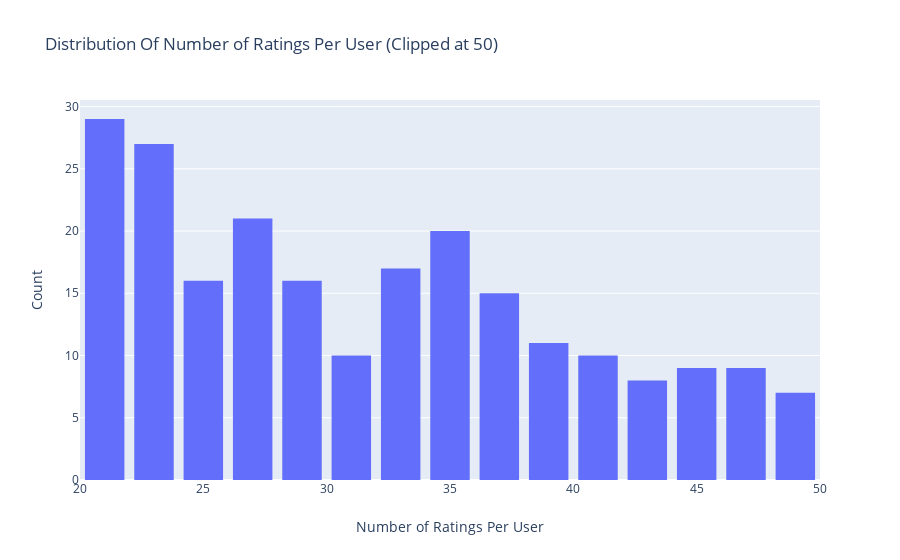

The notebook cell this image was saved under:
### Markdown cell above
### Ratings Distribution By User

### Code cell
data = df.groupby('userID')['rating'].count().clip(upper=80)
# Create trace
trace = go.Histogram(x = data.values,
                     name = 'Ratings',
                     xbins = dict(start = 0,
                                  end = 50,
                                  size = 2))
# Create layout
layout = go.Layout(title = 'Distribution Of Number of Ratings Per User (Clipped at 50)',
                   xaxis = dict(title = 'Number of Ratings Per User'),
                   yaxis = dict(title = 'Count'),
                   bargap = 0.2)

# Create plot
fig = go.Figure(data=[trace], layout=layout)
iplot(fig)

### Figure 1 — Plotly figure (JSON) as saved in the notebook; plotly's stock layout.template omitted (floating-point values rounded to 4 significant figures; data arrays with more than 128 entries replaced by an {"elided": "..."} marker saying what was removed)
{"data": [{"name": "Ratings", "type": "histogram", "x": {"elided": "610 int values"}, "xbins": {"end": 50, "size": 2, "start": 0}}], "layout": {"bargap": 0.2, "title": {"text": "Distribution Of Number of Ratings Per User (Clipped at 50)"}, "xaxis": {"title": {"text": "Number of Ratings Per User"}}, "yaxis": {"title": {"text": "Count"}}}}
